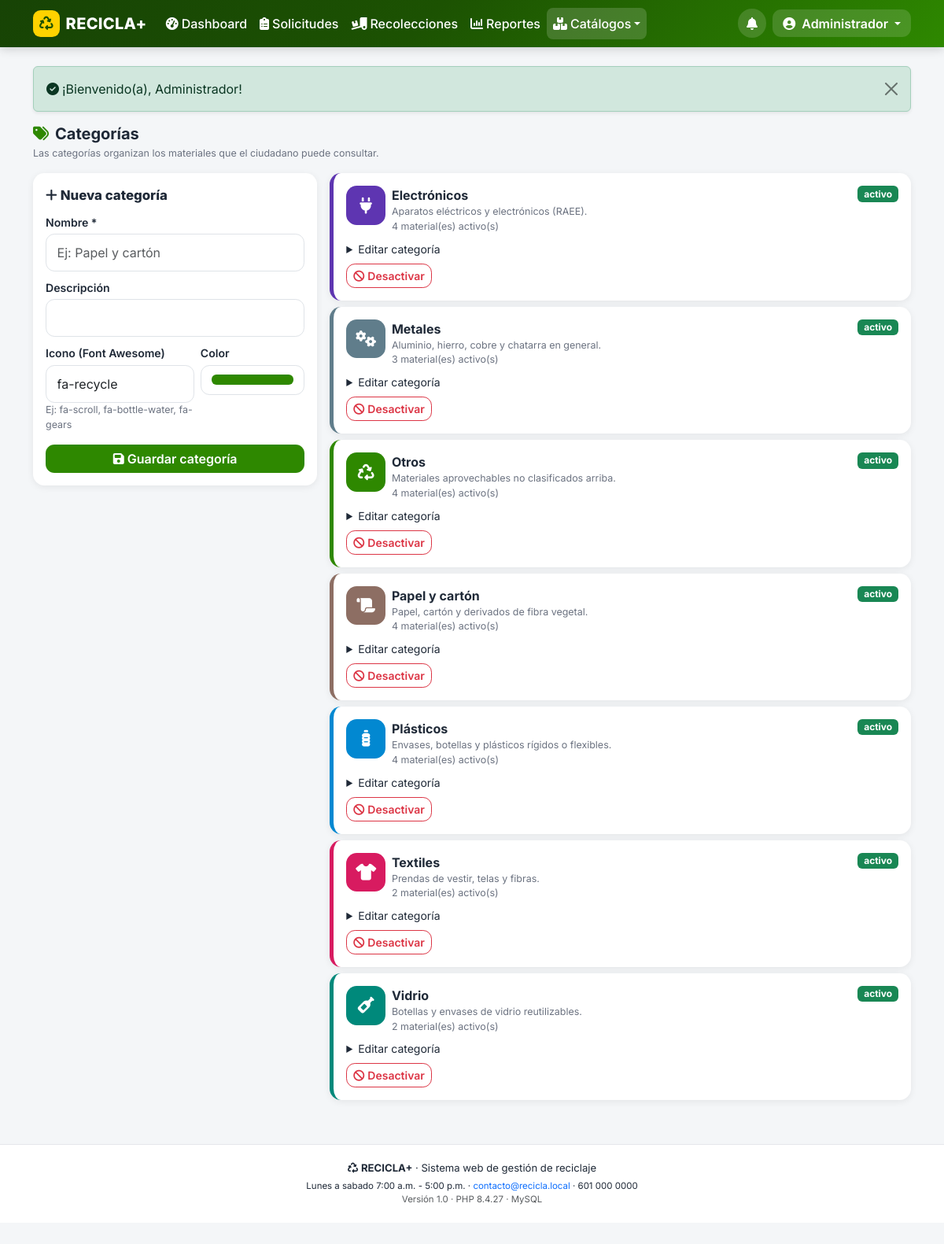
The app's page /index.php?p=a_categorias (signed in) with its own data.
### tables this page shows
CREATE TABLE usuarios (
  id                  INT UNSIGNED NOT NULL AUTO_INCREMENT,
  rol_id              TINYINT UNSIGNED NOT NULL,
  empresa_id          INT UNSIGNED NULL,           
  nombres             VARCHAR(80)  NOT NULL,
  apellidos           VARCHAR(80)  NOT NULL,
  documento           VARCHAR(20)  NOT NULL,
  telefono            VARCHAR(20)  NULL,
  email               VARCHAR(120) NOT NULL,
  password            VARCHAR(255) NOT NULL,       
  direccion           VARCHAR(160) NULL,
  barrio              VARCHAR(60)  NULL,
  ciudad              VARCHAR(60)  NULL,
  estado              ENUM('activo','inactivo') NOT NULL DEFAULT 'activo',
  token_recuperacion  VARCHAR(64)  NULL,
  token_expira        DATETIME     NULL,
  ultimo_acceso       DATETIME     NULL,
  created_at          DATETIME NOT NULL DEFAULT CURRENT_TIMESTAMP,
  PRIMARY KEY (id),
  UNIQUE KEY uk_usuarios_email (email),
  UNIQUE KEY uk_usuarios_documento (documento),
  KEY ix_usuarios_rol (rol_id),
  KEY ix_usuarios_empresa (empresa_id),
  KEY ix_usuarios_ciudad_barrio (ciudad, barrio),
  CONSTRAINT fk_usuarios_rol FOREIGN KEY (rol_id) REFERENCES roles (id),
  CONSTRAINT fk_usuarios_empresa FOREIGN KEY (empresa_id) REFERENCES empresas (id) ON DELETE SET NULL
);

CREATE TABLE categorias (
  id          INT UNSIGNED NOT NULL AUTO_INCREMENT,
  nombre      VARCHAR(60) NOT NULL,
  descripcion VARCHAR(200) NULL,
  icono       VARCHAR(40) NOT NULL DEFAULT 'fa-recycle',
  color       VARCHAR(20) NOT NULL DEFAULT '#2e8800',
  estado      ENUM('activo','inactivo') NOT NULL DEFAULT 'activo',
  PRIMARY KEY (id),
  UNIQUE KEY uk_categorias_nombre (nombre)
);

### controllers/AdminController.php (called while the page is built, shortened)
<?php
final class AdminController
{
    public function categorias(): void
    {
        vista('admin/categorias', [
            'titulo'     => 'Categorías',
            'categorias' => Material::categorias(false),
        ]);
    }
}

### index.php (called while the page is built, shortened)
<?php
require __DIR__ . '/config/config.php';
$p = (string) ($_GET['p'] ?? 'inicio');
[$controlador, $metodo, $rolRequerido] = $rutas[$p];
if ($rolRequerido !== null) {
    exigirRol($rolRequerido);
}
try {
    (new $controlador())->$metodo();
} catch (Throwable $e) {
    error_log('[RECICLA+] ' . $e->getMessage() . ' @ ' . $e->getFile() . ':' . $e->getLine());
    http_response_code(500);
    vista('errores/500', ['titulo' => 'Error del sistema', 'mensaje' => $e->getMessage()]);
}

### models/Material.php (called while the page is built, shortened)
<?php
final class Material
{
    public static function categorias(bool $soloActivas = true): array
    {
        $sql = 'SELECT c.*, (SELECT COUNT(*) FROM materiales m WHERE m.categoria_id = c.id AND m.estado = \'activo\') AS total_materiales
                FROM categorias c';
        $sql .= ' ORDER BY c.nombre';
        return db()->query($sql)->fetchAll();
    }
}

### views/admin/categorias.php (the view, shortened to what this page needs)
<h1 class="h5 fw-bold mb-1"><i class="fa-solid fa-tags texto-verde me-2"></i>Categorías</h1>
<p class="hint">Las categorías organizan los materiales que el ciudadano puede consultar.</p>
<div class="row g-3">
  <div class="col-12 col-lg-4">
    <div class="tarjeta-form">
      <span class="seccion-titulo d-block mb-2"><i class="fa-solid fa-plus me-1"></i>Nueva categoría</span>
      <form method="post" action="<?= e(url('a_categoria_post')) ?>" novalidate>
        <div class="mb-2">
          <label class="form-label" for="nombre">Nombre *</label>
          <input class="form-control" id="nombre" name="nombre" required maxlength="60" placeholder="Ej: Papel y cartón">
        </div>
        <div class="mb-2">
          <label class="form-label" for="descripcion">Descripción</label>
          <input class="form-control" id="descripcion" name="descripcion" maxlength="200">
        </div>
        <div class="row g-2 mb-3">
          <div class="col-7">
            <label class="form-label" for="icono">Icono (Font Awesome)</label>
            <input class="form-control" id="icono" name="icono" maxlength="40" value="fa-recycle">
            <div class="hint">Ej: fa-scroll, fa-bottle-water, fa-gears</div>
          </div>
          <div class="col-5">
            <label class="form-label" for="color">Color</label>
            <input class="form-control form-control-color w-100" type="color" id="color" name="color" value="#2e8800">
          </div>
        </div>
        <button class="btn btn-recicla w-100" type="submit"><i class="fa-solid fa-floppy-disk me-1"></i>Guardar categoría</button>
      </form>
    </div>
  </div>
  <div class="col-12 col-lg-8">
    <?php foreach ($categorias as $c): ?>
      <div class="tarjeta p-3 mb-2" style="border-left:.35rem solid <?= e($c['color']) ?>">
        <div class="d-flex justify-content-between align-items-start">
          <div class="d-flex gap-2">
            <div class="icono-circulo" style="background:<?= e($c['color']) ?>"><i class="fa-solid <?= e($c['icono']) ?>"></i></div>
            <div>
              <div class="fw-bold"><?= e($c['nombre']) ?></div>
              <div class="hint"><?= e((string) $c['descripcion']) ?></div>
              <div class="hint"><?= (int) $c['total_materiales'] ?> material(es) activo(s)</div>
            </div>
          </div>
          <span class="badge <?= $c['estado'] === 'activo' ? 'bg-success' : 'bg-secondary' ?>"><?= e($c['estado']) ?></span>
        </div>
        <details class="mt-2">
          <summary class="small text-verde" style="cursor:pointer">Editar categoría</summary>
        </details>
        <form method="post" action="<?= e(url('a_categoria_estado')) ?>" class="mt-2"
              data-confirmar="¿<?= $c['estado'] === 'activo' ? 'Desactivar' : 'Activar' ?> la categoría <?= e($c['nombre']) ?>?">
          <button class="btn btn-sm btn-outline-<?= $c['estado'] === 'activo' ? 'danger' : 'success' ?>" type="submit">
            <i class="fa-solid <?= $c['estado'] === 'activo' ? 'fa-ban' : 'fa-check' ?> me-1"></i><?= $c['estado'] === 'activo' ? 'Desactivar' : 'Activar' ?>
          </button>
        </form>
      </div>
    <?php endforeach; ?>
  </div>
</div>

### views/layouts/header.php (shortened to what this page needs)
<?php
$u = $usuario ?? null;
$nav = $navTipo ?? '';
$sysName = config_get('nombre_sistema', 'RECICLA+');
?>
<!doctype html>
<html lang="es">
<head>
<link href="https://cdn.jsdelivr.net/npm/bootstrap@5.3.3/dist/css/bootstrap.min.css" rel="stylesheet">
<link href="https://cdnjs.cloudflare.com/ajax/libs/font-awesome/6.5.2/css/all.min.css" rel="stylesheet">
<link rel="stylesheet" href="<?= e(BASE_URL) ?>/assets/css/recicla.css">
</head>
<body class="rol-<?= e($nav !== '' ? $nav : 'publico') ?><?= $u ? ' con-nav-inferior' : '' ?>">
<nav class="navbar navbar-expand-lg navbar-recicla sticky-top">
  <div class="container">
    <a class="navbar-brand d-flex align-items-center gap-2" href="<?= e(url($u ? ($u['rol'] === 'ciudadano' ? 'panel' : ($u['rol'] === 'empresa' ? 'e_panel' : 'a_panel')) : 'inicio')) ?>">
      <span class="marca-icono"><i class="fa-solid fa-recycle"></i></span>
      <span class="marca-texto"><?= e($sysName) ?></span>
    </a>
    <div class="d-flex align-items-center gap-2 order-lg-3">
      <?php if ($u): ?>
        <a class="btn-aviso position-relative" href="<?= e($u['rol'] === 'ciudadano' ? url('notificaciones') : url($u['rol'] === 'empresa' ? 'e_panel' : 'a_panel')) ?>" title="Avisos">
          <i class="fa-solid fa-bell"></i>
        </a>
        <div class="dropdown">
          <button class="btn btn-usuario dropdown-toggle" type="button" data-bs-toggle="dropdown" aria-expanded="false">
            <i class="fa-solid fa-circle-user"></i>
            <span class="d-none d-sm-inline ms-1"><?= e($u['nombres']) ?></span>
          </button>
        </div>
      <?php else: ?>
        <a class="btn btn-sm btn-claro" href="<?= e(url('materiales')) ?>"><i class="fa-solid fa-list-check me-1"></i>Materiales</a>
        <a class="btn btn-sm btn-amarillo" href="<?= e(url('login')) ?>"><i class="fa-solid fa-right-to-bracket me-1"></i>Ingresar</a>
      <?php endif; ?>
    </div>
    <?php if ($u && $nav !== 'ciudadano'): ?>
      <div class="collapse navbar-collapse order-lg-2" id="menuPrincipal">
        <ul class="navbar-nav me-auto mb-2 mb-lg-0">
          <?php if ($nav === 'empresa'): ?>
            <li class="nav-item"><a class="nav-link <?= activo('e_panel') ?>" href="<?= e(url('e_panel')) ?>"><i class="fa-solid fa-gauge-high me-1"></i>Dashboard</a></li>
            <li class="nav-item"><a class="nav-link <?= activo('e_solicitudes') ?>" href="<?= e(url('e_solicitudes')) ?>"><i class="fa-solid fa-inbox me-1"></i>Solicitudes</a></li>
            <li class="nav-item"><a class="nav-link <?= activo('e_rutas') ?>" href="<?= e(url('e_rutas')) ?>"><i class="fa-solid fa-route me-1"></i>Rutas</a></li>
            <li class="nav-item"><a class="nav-link <?= activo('e_historial') ?>" href="<?= e(url('e_historial')) ?>"><i class="fa-solid fa-truck-ramp-box me-1"></i>Recolecciones</a></li>
            <li class="nav-item"><a class="nav-link <?= activo('e_perfil') ?>" href="<?= e(url('e_perfil')) ?>"><i class="fa-solid fa-building me-1"></i>Mi empresa</a></li>
          <?php else: ?>
            <li class="nav-item"><a class="nav-link <?= activo('a_panel') ?>" href="<?= e(url('a_panel')) ?>"><i class="fa-solid fa-gauge-high me-1"></i>Dashboard</a></li>
            <li class="nav-item"><a class="nav-link <?= activo('a_solicitudes') ?>" href="<?= e(url('a_solicitudes')) ?>"><i class="fa-solid fa-clipboard-list me-1"></i>Solicitudes</a></li>
            <li class="nav-item"><a class="nav-link <?= activo('a_recolecciones') ?>" href="<?= e(url('a_recolecciones')) ?>"><i class="fa-solid fa-truck-ramp-box me-1"></i>Recolecciones</a></li>
            <li class="nav-item"><a class="nav-link <?= activo('a_reportes') ?>" href="<?= e(url('a_reportes')) ?>"><i class="fa-solid fa-chart-column me-1"></i>Reportes</a></li>
            <li class="nav-item dropdown">
              <a class="nav-link dropdown-toggle <?= (activo('a_materiales') . activo('a_categorias')) !== '' ? 'active' : '' ?>" href="#" role="button" data-bs-toggle="dropdown"><i class="fa-solid fa-boxes-stacked me-1"></i>Catálogos</a>
            </li>
          <?php endif; ?>
        </ul>
      </div>
    <?php endif; ?>
  </div>
</nav>
<main id="contenido" class="container py-3 py-lg-4">
<?= flash_render() ?>

### assets/css/recicla.css (style rules this page uses)
:root { --verde: #2e8800; --verde-oscuro: #1c5202; --verde-claro: #e8f5e0; --amarillo: #ffd200; --azul: #0072bc; --gris-fondo: #f4f6f8; --texto: #1f2937; --radio: .9rem; --sombra: 0 2px 10px rgba(0, 0, 0, .07); }
body { font-family: 'Inter', system-ui, -apple-system, 'Segoe UI', sans-serif; background: var(--gris-fondo); color: var(--texto); overflow-x: hidden; padding-bottom: 1rem; }
body.con-nav-inferior { padding-bottom: 5.6rem; }
a { text-decoration: none; }
.navbar-recicla { background: linear-gradient(135deg, #174305, #1c5202 45%, #2e8800); box-shadow: 0 2px 12px rgba(0, 0, 0, .18); }
.navbar-recicla .navbar-brand, .navbar-recicla .nav-link, .navbar-recicla .btn-usuario { color: #fff; }
.navbar-recicla .nav-link { font-weight: 500; border-radius: .5rem; padding: .5rem .75rem; }
.navbar-recicla .nav-link:hover, .navbar-recicla .nav-link.active { background: rgba(255, 255, 255, .16); color: #fff; }
.marca-icono { display: inline-flex; align-items: center; justify-content: center; width: 2.1rem; height: 2.1rem; border-radius: .6rem; background: var(--amarillo); color: var(--verde-oscuro); font-size: 1.1rem; }
.marca-texto { font-weight: 800; letter-spacing: .3px; }
.btn-usuario { background: rgba(255, 255, 255, .14); border: 0; border-radius: 2rem; padding: .35rem .8rem; font-weight: 600; }
.btn-aviso { position: relative; color: #fff; width: 2.3rem; height: 2.3rem; border-radius: 50%; display: inline-flex; align-items: center; justify-content: center; background: rgba(255, 255, 255, .14); }
.btn { border-radius: .7rem; font-weight: 600; }
.btn-recicla { background: var(--verde); color: #fff; border: 0; }
.tarjeta, .card { border: 0; border-radius: var(--radio); box-shadow: var(--sombra); background: #fff; }
.icono-circulo { width: 3.1rem; height: 3.1rem; border-radius: .85rem; display: inline-flex; align-items: center; justify-content: center; font-size: 1.3rem; color: #fff; background: var(--verde); flex: 0 0 auto; }
.form-label { font-weight: 600; font-size: .88rem; margin-bottom: .25rem; }
.form-control, .form-select { border-radius: .7rem; padding: .7rem .85rem; border-color: #dfe3e8; }
.tarjeta-form { background: #fff; border-radius: var(--radio); box-shadow: var(--sombra); padding: 1rem; margin-bottom: 1rem; }
.hint { font-size: .78rem; color: #6b7280; }
.texto-verde { color: var(--verde) !important; }
.seccion-titulo { font-weight: 800; font-size: 1.05rem; }

### records on screen
usuarios: nombres "Administrador"
categorias: nombre "Electrónicos", descripcion "Aparatos eléctricos y electrónicos (RAEE).", total_materiales "4", estado "activo", shows "Desactivar"
categorias: nombre "Metales", descripcion "Aluminio, hierro, cobre y chatarra en general.", total_materiales "3", estado "activo", shows "Desactivar"
categorias: nombre "Otros", descripcion "Materiales aprovechables no clasificados arriba.", total_materiales "4", estado "activo", shows "Desactivar"
categorias: nombre "Papel y cartón", descripcion "Papel, cartón y derivados de fibra vegetal.", total_materiales "4", estado "activo", shows "Desactivar"
categorias: nombre "Plásticos", descripcion "Envases, botellas y plásticos rígidos o flexibles.", total_materiales "4", estado "activo", shows "Desactivar"
categorias: nombre "Textiles", descripcion "Prendas de vestir, telas y fibras.", total_materiales "2", estado "activo", shows "Desactivar"
categorias: nombre "Vidrio", descripcion "Botellas y envases de vidrio reutilizables.", total_materiales "2", estado "activo", shows "Desactivar"

### other values on screen
$sysName "RECICLA+"
$f['msg'] "¡Bienvenido(a), Administrador!"
config_get('nombre_sistema', 'RECICLA+') "RECICLA+"
config_get('horario_atencion', '') "Lunes a sabado 7:00 a.m. - 5:00 p.m."
config_get('email_contacto', '') "contacto@recicla.local"
config_get('telefono_contacto', '') "601 000 0000"
config_get('version', '1.0') "1.0"
PHP_VERSION "8.4.27"
